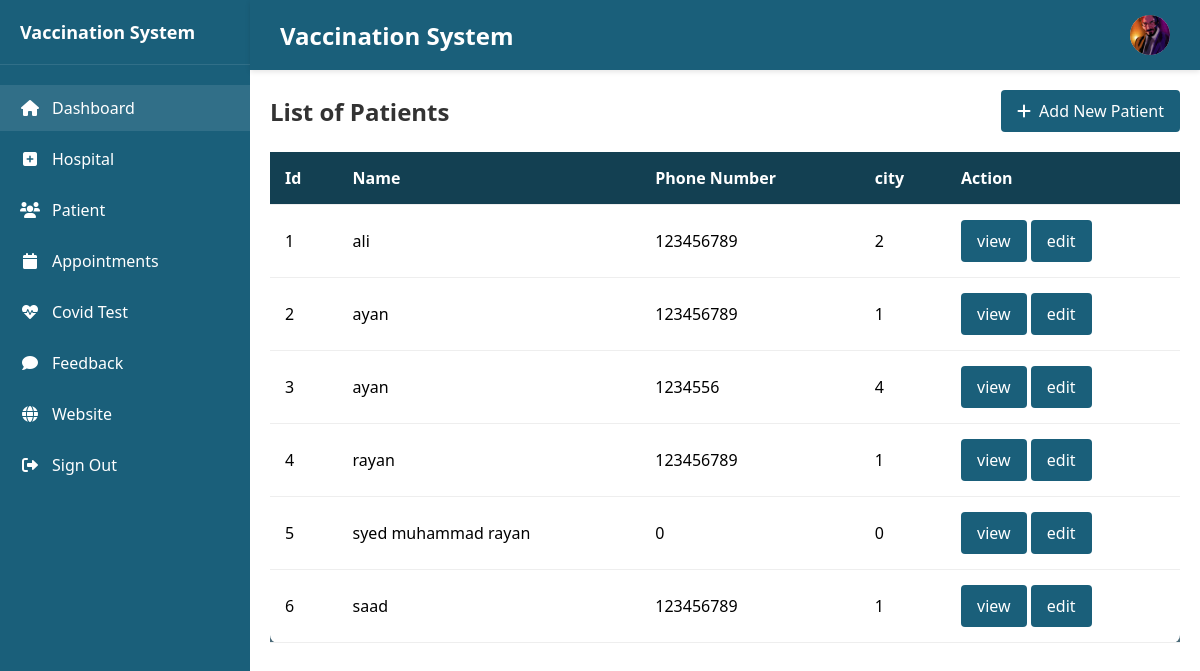
The page /admin/patient.php (signed in) on the database its author committed.
### tables this page shows
CREATE TABLE `tbl_patient` (
  `id` int(11) NOT NULL,
  `name` varchar(50) NOT NULL,
  `contact` int(15) NOT NULL,
  `email` varchar(50) NOT NULL,
  `password` varchar(80) NOT NULL,
  `cid` int(11) NOT NULL,
  `address` varchar(300) NOT NULL,
  `gender` varchar(15) NOT NULL,
  `image` varchar(100) NOT NULL,
  `status` varchar(50) NOT NULL DEFAULT 'activate'
);

### admin/patient.php (the view, shortened to what this page needs)
<?php
    include('header.php')
?>
            <div class="content-area">
                <div class="content-header">
                    <h2>List of Patients</h2>
                    <a href="add-new-patient.php" class="add-btn"><i class="fas fa-plus"></i> Add New Patient</a>
                </div>
                <div class="table-responsive">
                    <table class="hospital-table">
                        <thead>
                            <tr>
                                <th>Id</th>
                                <th>Name</th>
                                <th>Phone Number</th>
                                <th>city</th>
                                <th>Action</th>
                            </tr>
                        </thead>
                        <tbody>
                            <?php
                            $query = "SELECT * FROM tbl_patient";
                            $result = mysqli_query($connection, $query);
                            foreach ($result as $row)
                            {
                                echo
                                "<tr>
                                        <td>$row[id]</td>
                                        <td>$row[name]</td>
                                        <td>$row[contact]</td>
                                        <td>$row[cid]</td>
                                        <td>
                                            <a class='btn-view' href='view_patient.php?id=$row[id]'>view</a>
                                            <a class='btn-edit' href='edit_patient.php?id=$row[id]'>edit</a>
                                        </td>
                                </tr>";
                            }
                            ?>
                        </tbody>
                    </table>
                </div>
            </div>
        </div>
    </div>
</body>
</html>

### admin/header.php (shortened to what this page needs)
<?php
include 'config.php';
$query = "SELECT * FROM tbl_admin WHERE id=" . $_SESSION['admin_session'];
$result = mysqli_query($connection, $query);
$row = mysqli_fetch_assoc($result);
?>
<!DOCTYPE html>
<html lang="en">
<head>
    <link rel="stylesheet" href="https://cdnjs.cloudflare.com/ajax/libs/font-awesome/6.0.0/css/all.min.css">
    <link rel="stylesheet" href="asset/admin-style.css">
</head>
<body>
    <div class="container">
        <div class="sidebar">
            <div class="sidebar-header">
                <h2>Vaccination System</h2>
            </div>
            <ul class="nav-menu">
                <li class="nav-item">
                    <a href="index.php" class="nav-link active">
                        <i class="fas fa-home"></i>
                        Dashboard
                    </a>
                </li>
                <li class="nav-item">
                    <a href="hospital.php" class="nav-link">
                        <i class="fas fa-plus-square"></i>
                        Hospital
                    </a>
                </li>
                <li class="nav-item">
                    <a href="patient.php" class="nav-link">
                        <i class="fas fa-users"></i>
                        Patient
                    </a>
                </li>
                <li class="nav-item">
                    <a href="appointment.php" class="nav-link">
                        <i class="fas fa-calendar"></i>
                        Appointments
                    </a>
                </li>
                <li class="nav-item">
                    <a href="covid-test.php" class="nav-link">
                        <i class="fas fa-heartbeat"></i>
                        Covid Test
                    </a>
                </li>
                <li class="nav-item">
                    <a href="feedback.php" class="nav-link">
                        <i class="fas fa-comment"></i>
                        Feedback
                    </a>
                </li>
                <li class="nav-item">
                    <a href="../index.php" class="nav-link">
                        <i class="fas fa-globe"></i>
                        Website
                    </a>
                </li>
                <li class="nav-item">
                    <a href="logout.php" class="nav-link">
                        <i class="fas fa-sign-out-alt"></i>
                        Sign Out
                    </a>
                </li>
            </ul>
        </div>
        <div class="main-content">
            <div class="header">
                <div class="header-left">
                    <h1>Vaccination System</h1>
                </div>
                <div class="header-right">
                    <button class="menu-toggle">
                    </button>
                    <div class="profile-pic">
                        <a href="profile.php"><img src="<?php echo $row['image']; ?>" alt="Admin Profile"></a>
                    </div>
                </div>
            </div>

### admin/asset/admin-style.css (style rules this page uses)
.table-responsive { overflow-x: auto; margin-bottom: 20px; background-color: #4E6F7E !important; }
table { width: 100%; border-collapse: collapse; background-color: white; box-shadow: 0 2px 10px rgba(0,0,0,0.1); border-radius: 8px; }
.btn-edit, .btn-view { background-color: #1A5F7A; color: white; padding: 10px 16px; border-radius: 4px; text-decoration: none; display: inline-flex; align-items: center; font-weight: 500; transition: background-color 0.3s; }
thead { background-color: #134052; color: white; }
th, td { padding: 15px; text-align: left; border-bottom: 1px solid #eee; }
.content-area { padding: 20px; }
.content-header { display: flex; justify-content: space-between; align-items: center; margin-bottom: 20px; }
.content-area h2 { margin-bottom: 0; color: #333; font-size: 24px; }
.add-btn { background-color: #1a5f7a; color: white; padding: 10px 16px; border-radius: 4px; text-decoration: none; display: inline-flex; align-items: center; font-weight: 500; transition: background-color 0.3s; }
.add-btn i { margin-right: 8px; }
* { margin: 0; padding: 0; box-sizing: border-box; }
body { font-family: 'Segoe UI', Tahoma, Geneva, Verdana, sans-serif; background-color: #f5f5f5; }
.container { display: flex; min-height: 100vh; }
.sidebar { width: 250px; background-color: #1a5f7a; color: white; padding: 20px 0; box-shadow: 2px 0 5px rgba(0,0,0,0.1); }
.sidebar-header { padding: 0 20px 20px; border-bottom: 1px solid rgba(255,255,255,0.1); margin-bottom: 20px; }
.sidebar-header h2 { font-size: 18px; font-weight: 600; }
.nav-menu { list-style: none; }
.nav-item { margin-bottom: 5px; }
.nav-link { display: flex; align-items: center; padding: 12px 20px; color: white; text-decoration: none; transition: background-color 0.3s; }
.nav-link:hover, .nav-link.active { background-color: rgba(255,255,255,0.1); }
.nav-link i { margin-right: 12px; width: 20px; text-align: center; }
.main-content { flex: 1; background-color: white; }
.header { background-color: #1a5f7a; color: white; padding: 15px 30px; display: flex; justify-content: space-between; align-items: center; box-shadow: 0 2px 5px rgba(0,0,0,0.1); }
.header-left { display: flex; align-items: center; }
.header-left h1 { font-size: 24px; font-weight: 600; }
.header-right { display: flex; align-items: center; gap: 20px; }
.menu-toggle { background: none; border: none; color: white; font-size: 20px; cursor: pointer; padding: 5px; }
.profile-pic { width: 40px; height: 40px; border-radius: 50%; background-color: #ddd; display: flex; align-items: center; justify-content: center; overflow: hidden; }
.profile-pic img { width: 100%; height: 100%; object-fit: cover; }

### rows shown on the page
tbl_patient: id "1", name "ali", contact "123456789", cid "2"
tbl_patient: id "2", name "ayan", contact "123456789", cid "1"
tbl_patient: id "3", name "ayan", contact "1234556", cid "4"
tbl_patient: id "4", name "rayan", contact "123456789", cid "1"
tbl_patient: id "5", name "syed muhammad rayan", contact "0", cid "0"
tbl_patient: id "6", name "saad", contact "123456789", cid "1"
